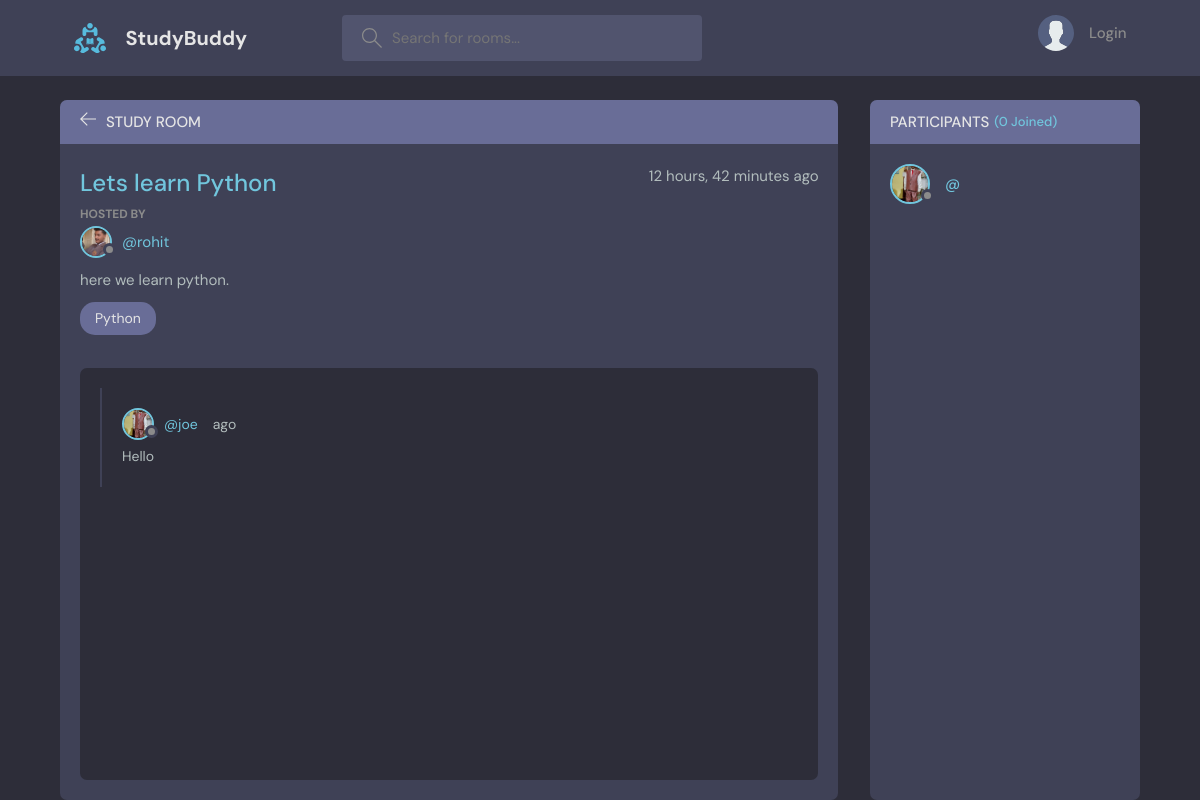
The page /room/1/ on the database its author committed.
### base/models.py (models this page shows, shortened)
class Room(models.Model):
    host=models.ForeignKey(User,on_delete=models.SET_NULL,null=True)
    topic=models.ForeignKey(Topic, on_delete=models.SET_NULL,null=True)
    name=models.CharField(max_length=200)
    descripton=models.TextField(null=True,blank=True)
    participants=models.ManyToManyField(User, related_name='participants', blank=True)
    created=models.DateTimeField(auto_now_add=True)
    updated=models.DateTimeField(auto_now=True)
    class Meta:
        ordering=['-updated','-created']

class User(AbstractUser):
    name=models.CharField(max_length=200, null=True)
    email=models.EmailField(null=True, unique=True)
    bio=models.TextField(null=True)
    avatar=models.ImageField(null=True, default="avatar.svg")
    USERNAME_FIELD='email'
    REQUIRED_FIELDS=[]

class Topic(models.Model):
    name=models.CharField(max_length=200)
    def __str__(self):
        return self.name

class Message(models.Model):
    user=models.ForeignKey(User, on_delete=models.CASCADE)
    room=models.ForeignKey(Room, on_delete=models.CASCADE)
    body=models.TextField()
    created=models.DateField(auto_now_add=True)
    updated=models.DateField(auto_now=True)
    class Meta:
        ordering=['-updated','-created']

### base/views.py (the view, shortened to what this page needs)
# urls.py: path('room/<int:pk>/',views.room,name='room-page'),
def room(request,pk):
    room=Room.objects.get(id=pk)
    room_messages= room.message_set.all().order_by('-created')
    participants=room.participants.all()
    context={'room':room,
             'room_messages':room_messages,
             'participants':participants}
    return render(request,"base/rooms.html",context)

### base/templates/base/rooms.html (shortened to what this page needs)
{% extends "main.html" %}
{% block content %}
    <main class="profile-page layout layout--2">
      <div class="container">
        <div class="room">
          <div class="room__top">
            <div class="room__topLeft">
              <a href="{% url "home" %}">
                <svg version="1.1" xmlns="http://www.w3.org/2000/svg" width="32" height="32" viewBox="0 0 32 32">
                  <title>arrow-left</title>
                  <path
                    d="M13.723 2.286l-13.723 13.714 13.719 13.714 1.616-1.611-10.96-10.96h27.625v-2.286h-27.625l10.965-10.965-1.616-1.607z"
                  ></path>
                </svg>
              </a>
              <h3>Study Room</h3>
            </div>
          </div>
          <div class="room__box scroll">
            <div class="room__header scroll">
              <div class="room__info">
                <h3>{{room.name}}</h3>
                <span>{{room.created|timesince}} ago</span>
              </div>
              <div class="room__hosted">
                <p>Hosted By</p>
                <a href="{% url "user-profile" room.host.id %}" class="room__author">
                  <div class="avatar avatar--small">
                    <img src="{{room.host.avatar.url}}" />
                  </div>
                  <span>@{{room.host.username}}</span>
                </a>
              </div>
              <div class="room__details">
                {{room.descripton}}
              </div>
              <span class="room__topics">{{room.topic}}</span>
            </div>
            <div class="room__conversation">
              <div class="threads scroll">
                {% for message in room_messages %}
                  <div class="thread">
                    <div class="thread__top">
                      <div class="thread__author">
                        <a href="{% url "user-profile" message.user.id %}" class="thread__authorInfo">
                          <div class="avatar avatar--small">
                            <img src="{{message.user.avatar.url}}" />
                          </div>
                          <span>@{{message.user.username}}</span>
                        </a>
                        <span class="thread__date">{{message.creates|timesince}} ago</span>
                      </div>
                    </div>
                    <div class="thread__details">
                      {{message.body}}
                    </div>
                  </div>
                {% endfor %}
              </div>
            </div>
          </div>
        </div>
        <div class="participants">
          <h3 class="participants__top">Participants <span>({{participant.count|default:"0"}} Joined)</span></h3>
          <div class="participants__list scroll">
            {% for users in participants %}
              <a href="{% url "user-profile" user.id %}" class="participant">
                <div class="avatar avatar--medium">
                  <img src="{{users.avatar.url}}" />
                </div>
                <p>
                  <span>@{{user.username}}</span>
                </p>
              </a>
            {% endfor %}
          </div>
        </div>
      </div>
    </main>
{% endblock content %}

### templates/main.html (shortened to what this page needs)
<!DOCTYPE html>
{% load static %}
<html lang="en">
  <head>
    <link rel="stylesheet" href="{%static 'css/style.css' %}" />
  </head>
  <body>
    {% include "navbar.html" %}
    {% block content %}
    {% endblock content %}
  </body>
</html>

### templates/navbar.html (shortened to what this page needs)
{% load static %}
<header class="header header--loggedIn">
    <div class="container">
    <a href="{% url "home" %}" class="header__logo">
        <img src="{% static "images/logo.svg" %} " />
        <h1>StudyBuddy</h1>
    </a>
    <form class="header__search" method="GET" action="{% url "home" %}">
        <label>
        <input placeholder="Search for rooms..."  name="q"/>
        </label>
    </form>
    <nav class="header__menu">
        {% if request.user.is_authenticated %}
            <div class="header__user">
            <a href="{% url "user-profile" request.user.id %}">
                <div class="avatar avatar--medium active">
                <img src="{{request.user.avatar.url}}" />
                </div>
                <p>{{request.user.username}}<span>@{{request.user.username}}</span></p>
            </a>
            <button class="dropdown-button">
                <svg version="1.1" xmlns="http://www.w3.org/2000/svg" width="32" height="32" viewBox="0 0 32 32">
                <title>chevron-down</title>
                <path d="M16 21l-13-13h-3l16 16 16-16h-3l-13 13z"></path>
                </svg>
            </button>
            </div>
        {% else %}
        <a href="{% url "login-page" %}">
        <img src="{% static "images/avatar.svg" %} " />
        <p>Login</p>
        </a>
        {% endif %}
    </nav>
    </div>
</header>

### rows shown on the page
Room: name "Lets learn Python", created "12 hours, 42 minutes", host.avatar (picture), host.username "rohit", descripton "here we learn python.", topic "Python"
Message: user.avatar (picture), user.username "joe", body "Hello"
User: avatar (picture)

### other values the page prints
{{ participant.count|default:"0" }} "0"
